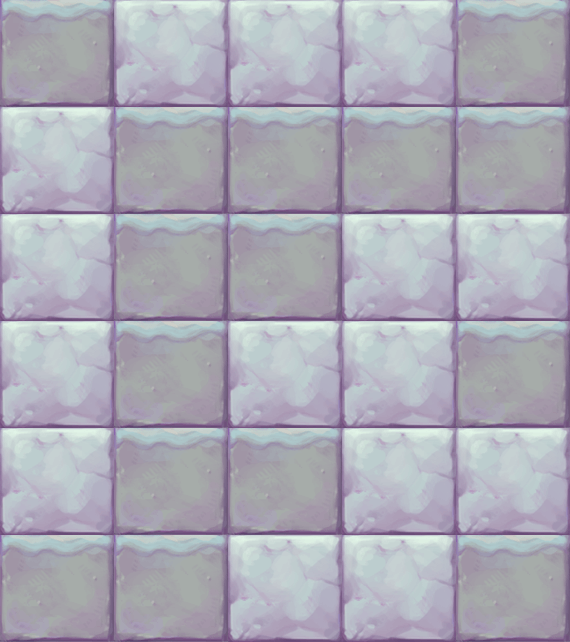

This is a level from a 2D game, rendered from its Tiled map with the project's own tilesets. A one-line summary and the map file follow, with tile-layer data summarised:
An orthogonal 5x6 tile map with 114x107 px tiles, 1 tile layer (块层 1).

<map version="1.0" orientation="orthogonal" width="5" height="6" tilewidth="114" tileheight="107">
 <tileset firstgid="1" name="map040" tilewidth="114" tileheight="107">
  <image source="map040.png" width="228" height="107" />
 </tileset>
 <layer name="块层 1" width="5" height="6">
  <data>[30 cells, 30 non-empty, 2 distinct tile ids]</data>
 </layer>
</map>